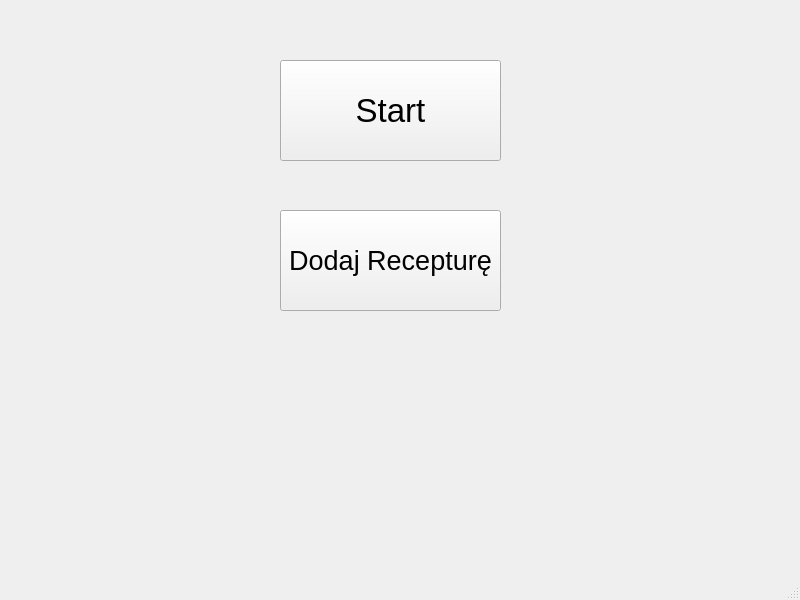
<?xml version="1.0" encoding="UTF-8"?>
<ui version="4.0">
 <class>MainWindow</class>
 <widget class="QMainWindow" name="MainWindow">
  <property name="geometry">
   <rect>
    <x>0</x>
    <y>0</y>
    <width>800</width>
    <height>600</height>
   </rect>
  </property>
  <property name="windowTitle">
   <string>MainWindow</string>
  </property>
  <widget class="QWidget" name="centralwidget">
   <widget class="QPushButton" name="startButton">
    <property name="geometry">
     <rect>
      <x>280</x>
      <y>60</y>
      <width>221</width>
      <height>101</height>
     </rect>
    </property>
    <property name="font">
     <font>
      <pointsize>25</pointsize>
     </font>
    </property>
    <property name="text">
     <string>Start</string>
    </property>
   </widget>
   <widget class="QPushButton" name="addButton">
    <property name="geometry">
     <rect>
      <x>280</x>
      <y>210</y>
      <width>221</width>
      <height>101</height>
     </rect>
    </property>
    <property name="font">
     <font>
      <pointsize>20</pointsize>
     </font>
    </property>
    <property name="text">
     <string>Dodaj Recepturę</string>
    </property>
   </widget>
  </widget>
  <widget class="QMenuBar" name="menubar">
   <property name="geometry">
    <rect>
     <x>0</x>
     <y>0</y>
     <width>800</width>
     <height>27</height>
    </rect>
   </property>
  </widget>
  <widget class="QStatusBar" name="statusbar"/>
 </widget>
 <resources/>
 <connections/>
</ui>
